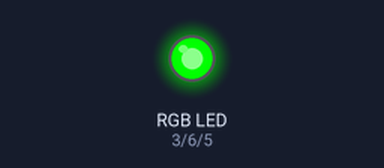
The sketch below on a simulated Arduino Uno, built with avr-gcc and run on an emulated ATmega328P. Shown: an RGB LED mixed from three pins (HIGH = lit). Dim RGB values are drawn brighter than linear.

Above: at 0.1 s.
At 1.1 s:
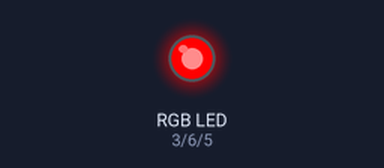
At 2.1 s:
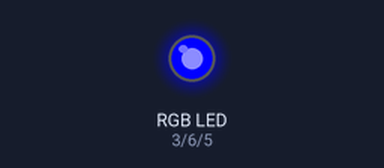
At 2.6 s:
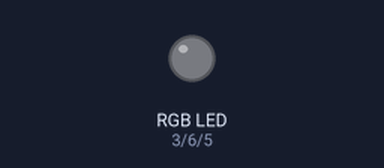
At 21.18 s:
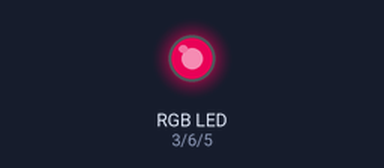
At 39.6 s:
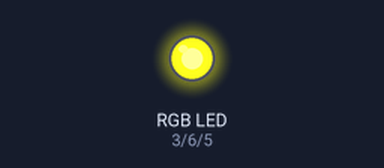
Timing chart, 0 to 40.0 s (numbered marks = the images above):
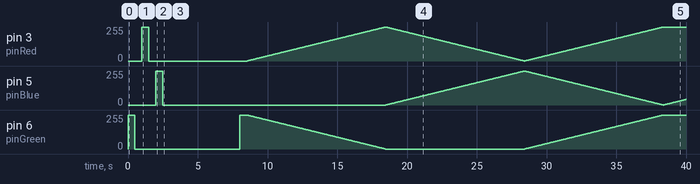

The sketch:

rbgLED.ino
```cpp
// Define Pins
const int pinBlue = 5;
const int pinGreen = 6;
const int pinRed = 3;

void setup()
{
pinMode(pinBlue, OUTPUT);
pinMode(pinGreen, OUTPUT);
pinMode(pinRed, OUTPUT);

}

// define variables
int redValue;
int greenValue;
int blueValue;

// main loop
void loop()
{
    setColor(0,255,0,500);//green
    setColor(0,0,0,500);

    setColor(255,0,0,500);//red
    setColor(0,0,0,500);

    setColor(0,0,255,500);//blue
    setColor(0,0,0,500);


delay(5000);
setColor(0,255,0,500);
for ( int colorShift = 0; colorShift < 255; colorShift++)
{
    setColor(0 + colorShift,255 - colorShift,0,39);
}
//255,0,0 red

for ( int colorShift = 0; colorShift < 255; colorShift++)
{
    setColor(255 - colorShift,0,0 + colorShift,39);
}
//0,0,255 blue

for ( int colorShift = 0; colorShift < 255; colorShift++)
{
    setColor(0 + colorShift,0 + colorShift,255 - colorShift,39);
}
//255,255,0 yellow

for ( int colorShift = 0; colorShift < 255; colorShift++)
{
    setColor(255,255,0 + colorShift,39);
}

}
void setColor(int red, int green, int blue, int tDelay)
{
    analogWrite(pinRed,red);
    analogWrite(pinGreen,green);
    analogWrite(pinBlue,blue);
    delay(tDelay);
}
```
